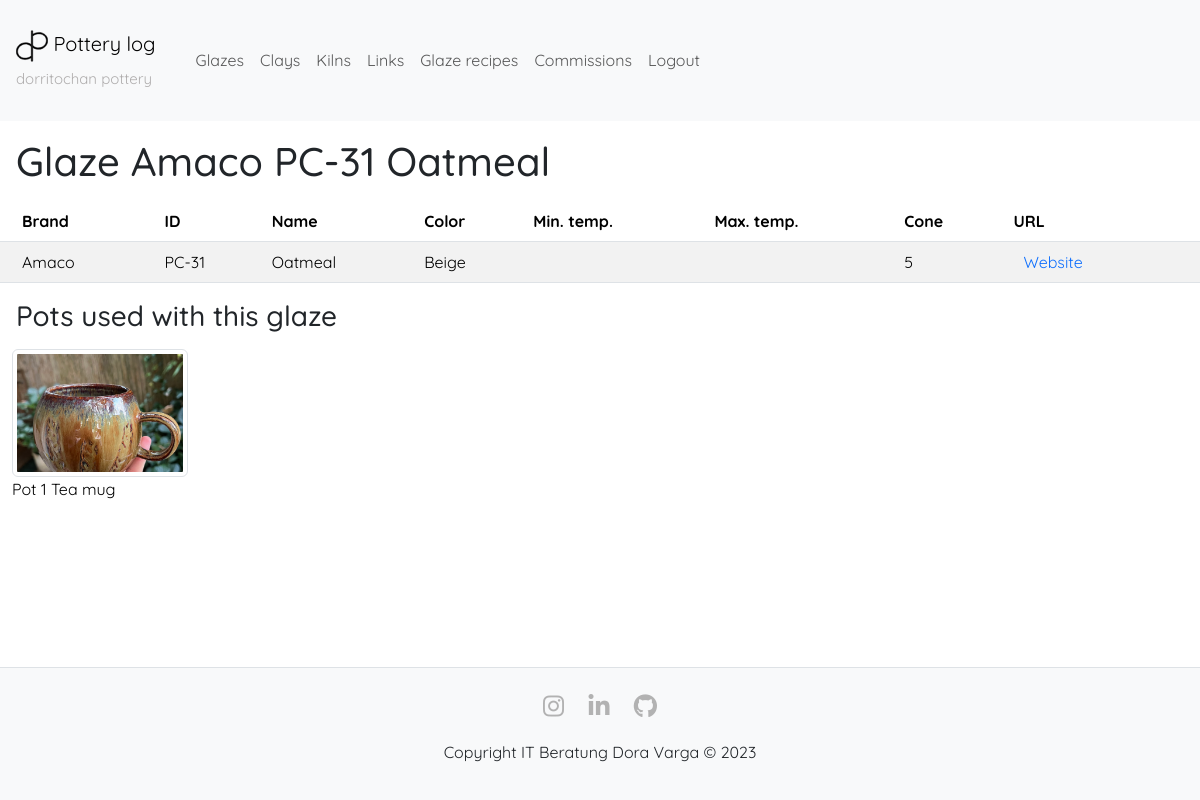
Page /showglaze/20 (signed in) on the committed database.
### app/models.py (models this page shows, shortened)
class Glaze(db.Model):
    __tablename__ = 'glaze'
    id = db.Column(db.Integer, primary_key=True)
    brand = db.Column(db.String(140), index=True)
    name = db.Column(db.String(50), unique=True)
    brand_id = db.Column(db.Integer, unique=True)
    color = db.Column(db.String(140))
    temp_min = db.Column(db.Integer) # in °C
    temp_max = db.Column(db.Integer) # in °C
    cone = db.Column(db.String(5))
    glaze_url = db.Column(db.String(200))
    glazed_pots = db.relationship('PotGlaze', back_populates='glaze', lazy='dynamic')
    def get_glaze_name(self):
        brand = self.brand or ''
        brand_id = self.brand_id or ''
        name = self.name or ''
        return '{} {} {}'.format(brand, brand_id, name)

class PotGlaze(db.Model):
    __tablename__ = 'pot_glaze'
    id = db.Column(db.Integer, primary_key=True)
    pot_id = db.Column(db.Integer, db.ForeignKey('pot.id'))
    glaze_id = db.Column(db.Integer, db.ForeignKey('glaze.id'))
    number_of_layers = db.Column(db.Integer)
    display_order = db.Column(db.Integer)
    pot = db.relationship('Pot', back_populates='used_glazes')
    glaze = db.relationship('Glaze', back_populates='glazed_pots')

class Pot(db.Model):
    __tablename__ = 'pot'
    id = db.Column(db.Integer, primary_key=True)
    vessel_type = db.Column(db.String(50))
    clay_type = db.Column(db.Integer, db.ForeignKey('clay.id'), index=True)
    author = db.Column(db.String(30), index=True)
    images = db.relationship('Image', back_populates='pot', cascade='all, delete-orphan')
    primary_image = db.Column(db.String(255))
    throw_date = db.Column(db.Date, index=True, default=lambda: germany_timezone.localize(datetime.now()))
    throw_weight = db.Column(db.Integer, index=True) # in g
    throw_height = db.Column(db.String(140)) # in cm
    throw_width = db.Column(db.String(140)) # in cm
    throw_notes = db.Column(db.Text)
    trim_date = db.Column(db.Date, index=True)
    trim_weight = db.Column(db.Integer, index=True) # in g
    trim_surface_treatment = db.Column(db.String(140), index=True)
    trim_notes = db.Column(db.Text)
    bisque_fire_start = db.Column(db.Date, index=True)
    bisque_fire_program_id = db.Column(db.Integer, db.ForeignKey('firing_program.id'), index=True)
    bisque_fired_with_program = db.relationship('FiringProgram', back_populates='bisque_pots', foreign_keys=[bisque_fire_program_id])
    bisque_fire_kiln_id = db.Column(db.Integer, db.ForeignKey('kiln.id'), index=True, default=1)
    bisque_fired_with_kiln = db.relationship('Kiln', back_populates='bisque_fired_pots', foreign_keys=[bisque_fire_kiln_id])
    bisque_fire_end = db.Column(db.DateTime)
    bisque_fire_open = db.Column(db.DateTime)
    bisque_fire_notes = db.Column(db.Text)
    glaze_date = db.Column(db.Date, index=True)
    used_glazes = db.relationship('PotGlaze', back_populates='pot', lazy='dynamic', cascade='all, delete-orphan')
    glaze_notes = db.Column(db.Text)
    glaze_fire_start = db.Column(db.DateTime, index=True)
    glaze_fire_program_id = db.Column(db.Integer, db.ForeignKey('firing_program.id'), index=True)
    glaze_fired_with_program = db.relationship('FiringProgram', back_populates='glaze_pots', foreign_keys=[glaze_fire_program_id])
    glaze_fire_kiln_id = db.Column(db.Integer, db.ForeignKey('kiln.id'), index=True, default=1)
    glaze_fired_with_kiln = db.relationship('Kiln', back_populates='glaze_fired_pots', foreign_keys=[glaze_fire_kiln_id])
    glaze_fire_end = db.Column(db.DateTime, index=True)
    glaze_fire_open = db.Column(db.DateTime, index=True)
    glaze_fire_notes = db.Column(db.Text)
    commissions = db.relationship('CommissionPot', back_populates='pot', lazy='dynamic')
    def get_pot_name(self):
        return 'Pot {} {}'.format(self.id, self.vessel_type)

### app/controller.py (the view)
@app.route('/showglaze/<int:glaze_id>')
@login_required
def show_glaze(glaze_id):
    glaze = Glaze.query.get_or_404(glaze_id)
    return render_template('showglaze.html', title='Glaze {}'.format(glaze.get_glaze_name()), glaze=glaze)

### app/models.py (called while the page is built)
@login.user_loader
def load_user(id):
    return User.query.get(int(id))

### app/templates/showglaze.html
{% extends 'layout.html' %}
{% block main %}
<h1 class="m-3">Glaze {{ glaze.get_glaze_name() }}</h1>
<table class="table table-striped">
    <thead>
        <tr>
            <th>Brand</th>
            <th>ID</th>
            <th>Name</th>
            <th>Color</th>
            <th>Min. temp.</th>
            <th>Max. temp.</th>
            <th>Cone</th>
            <th style="padding: 8px 13px;">URL</th>
        </tr>
    </thead>
    <body>
        <tr>
            <td class="vertical-center">{{ glaze.brand or '' }}</td>
            <td class="vertical-center">{{ glaze.brand_id or '' }}</td>
            <td class="vertical-center">{{ glaze.name or '' }}</td>
            <td class="vertical-center">{{ glaze.color or '' }}</td>
            <td class="vertical-center">{{ glaze.temp_min ~ '°C' if glaze.temp_min else '' }}</td>
            <td class="vertical-center">{{ glaze.temp_max ~ '°C' if glaze.temp_max else '' }}</td>
            <td class="vertical-center">{{ glaze.cone or '' }}</td>
            <td class="vertical-center">
                {% if glaze.glaze_url %}
                    <a class="hover-border-link" href="{{ glaze.glaze_url or '' }}" target="_blank">
                        Website
                    </a>
                {% endif %}
            </td>
        </tr>
    </body>
</table>
<h3 class="m-3">Pots used with this glaze</h3>
<div class="container-fluid">
    <div class="row">
        {% for pot in glaze.glazed_pots %}
            <a href="{{ url_for('edit_pot', pot_id=pot.pot_id) }}" class="col-md-2 link-image-label">
                <div id="photo-thumbnail-{{ loop.index0 }}">
                    {% if pot.pot.primary_image %}
                        <img src="{{ url_for('static', filename='photos/' + pot.pot.primary_image) }}" alt="Selected Photo" style="width: 14rem; height: 8rem; object-fit: cover;" class="img-thumbnail">
                    {% else %}
                        <img src="{{ url_for('static', filename='photos/default_mug.jpg') }}" alt="Default photo" style="width: 14rem; height: 8rem; object-fit: cover;" class="img-thumbnail">
                    {% endif %}
                </div>
                {{ pot.pot.get_pot_name() }}
            </a>
        {% endfor %}
    </div>
</div>
{% endblock %}

### app/static/css/styles.css (style rules this page uses)
body { margin: 0; font-family: 'Quicksand', sans-serif; display: flex; flex-direction: column; min-height: 100vh; }
a.hover-border-link { color: #0d6efd; text-decoration: none; padding: 8px 13px; border: 2px solid transparent; transition: all 0.1s; }
.vertical-center { vertical-align: middle; }
a.link-image-label { text-decoration: none; cursor: pointer; color: black; }
.table.table-striped td:nth-child(1), .table.table-striped th:nth-child(1) { padding-left: 22px; }

### rows in the picture
Glaze: get_glaze_name "Amaco PC-31 Oatmeal", brand "Amaco", brand "PC-31", name "Oatmeal", color "Beige", cone "5"
PotGlaze: primary_image (picture), pot.get_pot_name "Pot 1 Tea mug"
